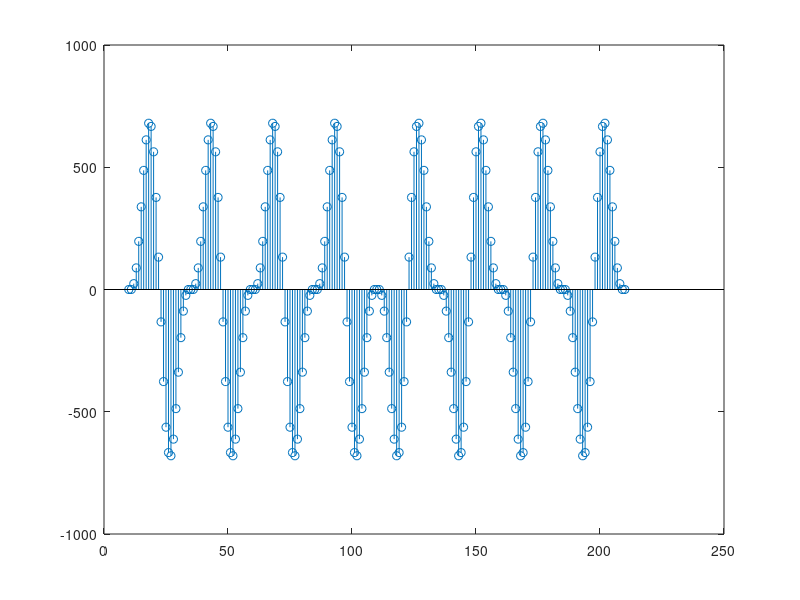

This chart was generated by the following MATLAB code:
clc;
close all;
clear all;

A1 = 10;
A2 = 20;

f1 = 4;
f2 = 8;
dt = 0.01;
t = 0:dt:1;


x = A1*sin(2*pi*f1*t);
h = A2 * sin(2*pi*f2*t);


xlen = length(x);
hlen = length(h);
Y = zeros(1, xlen+hlen-1);


for n=1: xlen+hlen-1
    for k = 1:xlen
        if(n-k+1 >0 && n-k+1 <= hlen)
            Y(n) = Y(n) + x(k) * h(n-k+1);
        end
    end
end

xlow = input('Give the lowest index of x ');
hlow = input('Give the lowest index of h ');

nmin = xlow + hlow;
nmax = (xlen+xlow-1) + (hlen+hlow-1);
t = nmin:nmax;
stem(t, Y);
